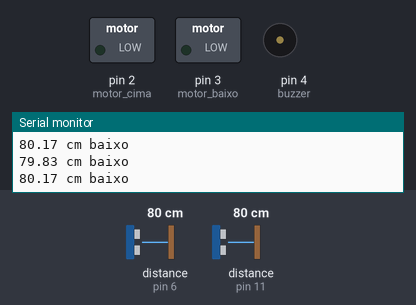
Recording of a sketch running on a simulated Arduino Uno, built with avr-gcc and run on an emulated ATmega328P. Parts: switched loads named in the sketch (green lamp = pin HIGH), buzzer (waves = sounding, pin HIGH), the last lines printed to the serial monitor. Wiring (inferred from the names in the program): 2 × ultrasonic range finder: trigger pin 9, echo pin 6 / trigger pin 12, echo pin 11. Dashed ring = blinking. Inputs (shaded band) come from the test bench; at power-on: distance to the obstacle (sensors on pin 11, pin 6) 80 cm. The echo pulse lasts 58.3 µs per cm; pins used as bus, display or sensor lines are not drawn.

Above: at 1.2 s.
1.3 s: distance to the obstacle (sensor on pin 11) set to 56 cm
4.3 s: distance to the obstacle (sensor on pin 11) set to 47 cm
At 4.7 s:
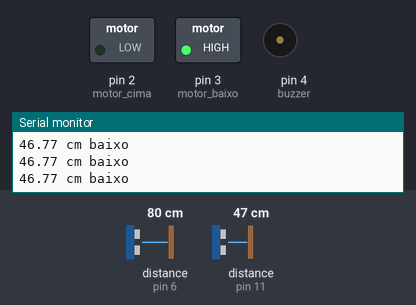
7.3 s: distance to the obstacle (sensor on pin 6) set to 53 cm
10.3 s: distance to the obstacle (sensor on pin 6) set to 46 cm
At 10.64 s:
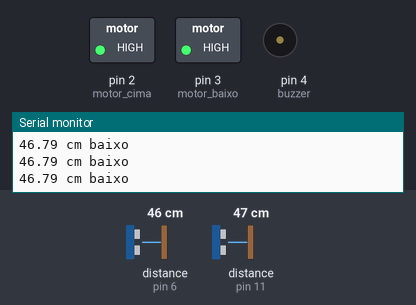
13.3 s: distance to the obstacle (sensor on pin 6) set to 23 cm
16.3 s: distance to the obstacle (sensor on pin 6) set to 18 cm
At 16.69 s:
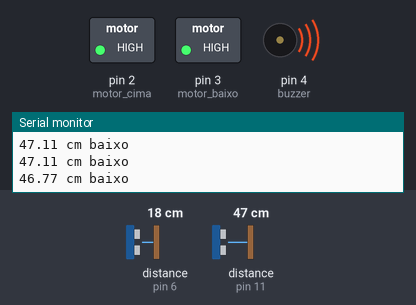
Timing chart, 0 to 20.3 s (numbered marks = the images above; inputs shaded):
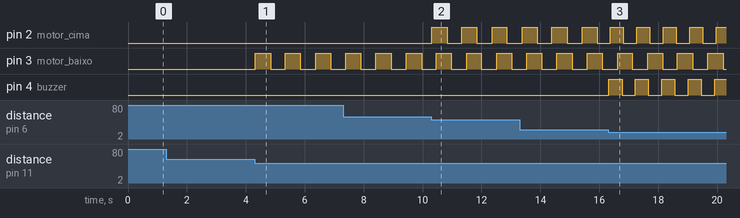

The sketch:

Bengala.ino
```cpp
#define trig_baixo 12
#define echo_baixo 11
#define trig_cima 9
#define echo_cima 6
#define buzzer 4
#define motor_baixo 3
#define motor_cima 2
const float DIST_MIN = 3.0;
const float DIST_MAX = 20.0;
const long INTERVALO_MIN = 50;
const long INTERVALO_MAX = 500;
unsigned long tempo_anterior_buzzer = 0;
unsigned long tempo_anterior_motor_cima = 0;
unsigned long tempo_anterior_motor_baixo = 0;
long intervalo_buzzer = INTERVALO_MAX;
long intervalo_motor_baixo = INTERVALO_MAX;
long intervalo_motor_cima = INTERVALO_MAX;
int estado_buzzer = LOW;
int estado_motor_baixo = LOW;
int estado_motor_cima = LOW;
void setup()
{
    pinMode(trig_baixo, OUTPUT);
    pinMode(echo_baixo, INPUT);
    pinMode(trig_cima, OUTPUT);
    pinMode(echo_cima, INPUT);
    pinMode(buzzer, OUTPUT);
    pinMode(motor_baixo, OUTPUT);
    pinMode(motor_cima,OUTPUT);
    Serial.begin(9600);
    Serial.println("Tese de Sensor Ultrassônico");
}
void loop()
{
    float distancia_baixo = calcular_distancia_baixo();
    float distancia_cima = calcular_distancia_cima();
    Serial.print(distancia_baixo);
    Serial.println(" cm baixo");
    float menor_valor = min(distancia_baixo, distancia_cima);
    if (menor_valor <= 20)
    {
        float dist_limitada = constrain(menor_valor, DIST_MIN, DIST_MAX);
        intervalo_buzzer = map((long)(dist_limitada * 10), (long)(DIST_MIN * 10), (long)(DIST_MAX * 10), INTERVALO_MIN, INTERVALO_MAX);
        intervalo_buzzer = constrain(intervalo_buzzer, INTERVALO_MIN, INTERVALO_MAX);
        unsigned long tempoAtual = millis();
        if (tempoAtual - tempo_anterior_buzzer >= intervalo_buzzer){
            tempo_anterior_buzzer = tempoAtual;
            if (estado_buzzer == LOW){
                estado_buzzer = HIGH;
            }else{
                estado_buzzer = LOW;
            }
            digitalWrite(buzzer, estado_buzzer);
            intervalo_buzzer = 4000;
            intervalo_buzzer /= menor_valor;
        }
    }else{
        digitalWrite(buzzer, LOW);
    }
    if(distancia_baixo < 50){
        float dist_limitada = constrain(distancia_baixo, DIST_MIN, DIST_MAX);
        intervalo_motor_baixo = map((long)(dist_limitada * 10), (long)(DIST_MIN * 10), (long)(DIST_MAX * 10), INTERVALO_MIN, INTERVALO_MAX);
        intervalo_motor_baixo = constrain(intervalo_motor_baixo, INTERVALO_MIN, INTERVALO_MAX);
        unsigned long tempoAtual = millis();
        if (tempoAtual - tempo_anterior_motor_baixo >= intervalo_motor_baixo){
            tempo_anterior_motor_baixo = tempoAtual;
            if (estado_motor_baixo == LOW){
                estado_motor_baixo = HIGH;
            }else{
                estado_motor_baixo = LOW;
            }
            digitalWrite(motor_baixo, estado_motor_baixo);
            intervalo_motor_baixo = 4000;
            intervalo_motor_baixo /= distancia_baixo;
        }
    }else{
        digitalWrite(motor_baixo, LOW);
    }
    if(distancia_cima < 50){
        float dist_limitada = constrain(distancia_cima, DIST_MIN, DIST_MAX);
        intervalo_motor_cima = map((long)(dist_limitada * 10), (long)(DIST_MIN * 10), (long)(DIST_MAX * 10), INTERVALO_MIN, INTERVALO_MAX);
        intervalo_motor_cima = constrain(intervalo_motor_cima, INTERVALO_MIN, INTERVALO_MAX);
        unsigned long tempoAtual = millis();
        if (tempoAtual - tempo_anterior_motor_cima >= intervalo_motor_cima){
            tempo_anterior_motor_cima = tempoAtual;
            if (estado_motor_cima == LOW){
                estado_motor_cima = HIGH;
            }else{
                estado_motor_cima = LOW;
            }
            digitalWrite(motor_cima, estado_motor_cima);
            intervalo_motor_cima = 4000;
            intervalo_motor_cima /= distancia_cima;
        }
    }else{
        digitalWrite(motor_cima, LOW);
    }
}
float calcular_distancia_baixo()
{
    long duracao;
    float distancia;
    digitalWrite(trig_baixo, LOW);
    delayMicroseconds(2);
    digitalWrite(trig_baixo, HIGH);
    delayMicroseconds(10);
    digitalWrite(trig_baixo, LOW);
    duracao = pulseIn(echo_baixo, HIGH, 30000);
    distancia = duracao / 58.2;
    return distancia;
}
float calcular_distancia_cima()
{
    long duracao;
    float distancia;
    digitalWrite(trig_cima, LOW);
    delayMicroseconds(2);
    digitalWrite(trig_cima, HIGH);
    delayMicroseconds(10);
    digitalWrite(trig_cima, LOW);
    duracao = pulseIn(echo_cima, HIGH, 30000);
    distancia = duracao / 58.2;
    return distancia;
}
```

Measured:
- the behaviour switches between 51 and 50 cm on distance to the obstacle (sensor on pin 11) (found by bisection; images 0 and 1)
- the behaviour switches between 51 and 50 cm on distance to the obstacle (sensor on pin 6) (found by bisection; images 1 and 2)
- the behaviour switches between 21 and 20 cm on distance to the obstacle (sensor on pin 6) (found by bisection; images 2 and 3)
- after the input at 4.3 s, pin 3 (motor_baixo): alternates HIGH for 0.52 s and LOW for 0.51 s, starting at once
- after the input at 10.3 s, pin 2 (motor_cima): alternates HIGH for 0.52 s and LOW for 0.51 s, starting at once
- after the input at 16.3 s, pin 4 (buzzer): alternates HIGH for 0.45 s and LOW for 0.45 s, starting at once
